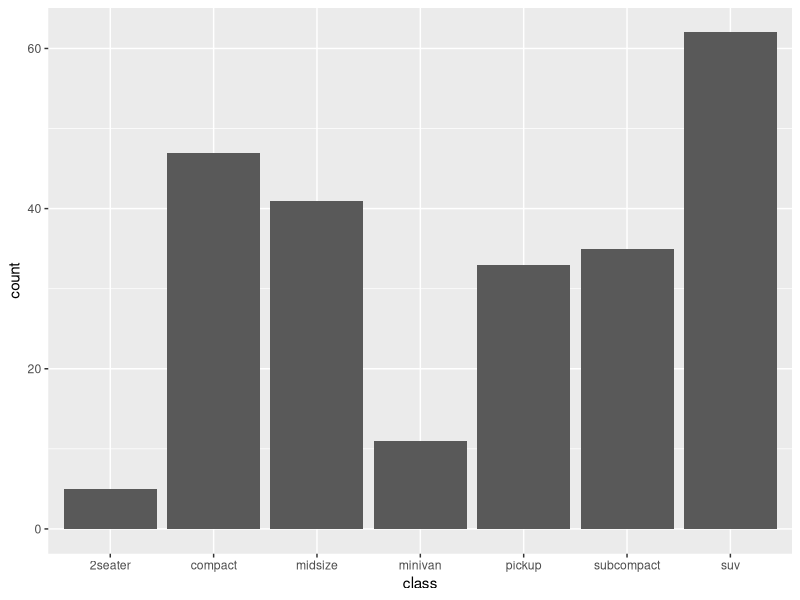

Write R code to recreate this figure.
## ---- chunk 1
library(ggplot2)
ggplot(mpg, aes(class)) + geom_bar()
